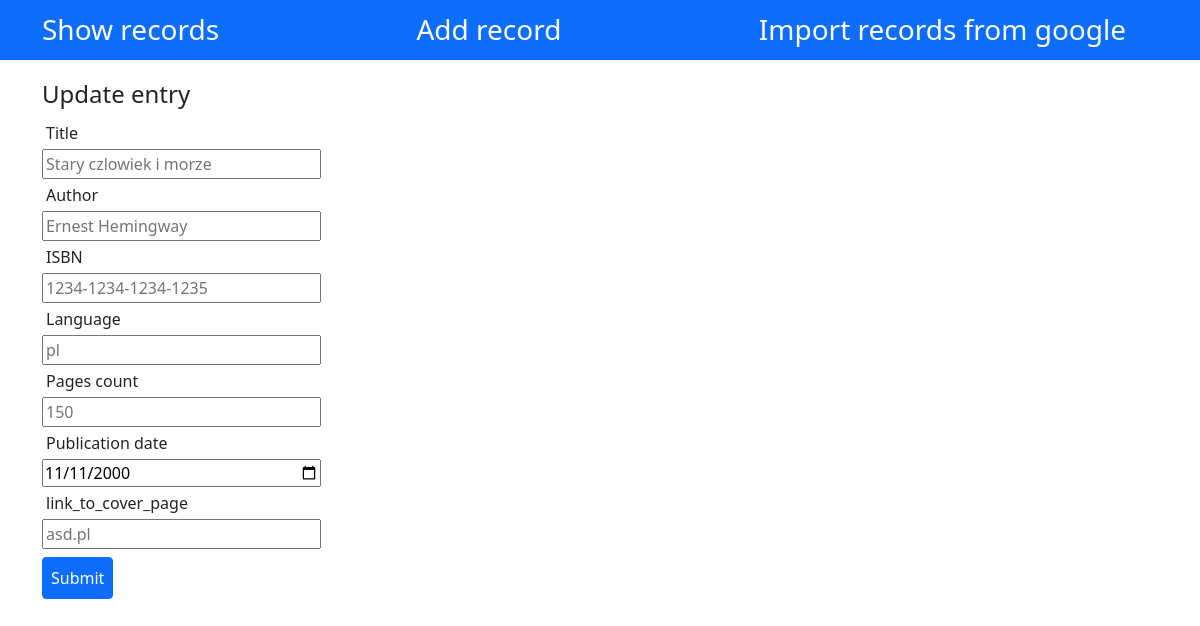
The app's page /edit/1, older data.
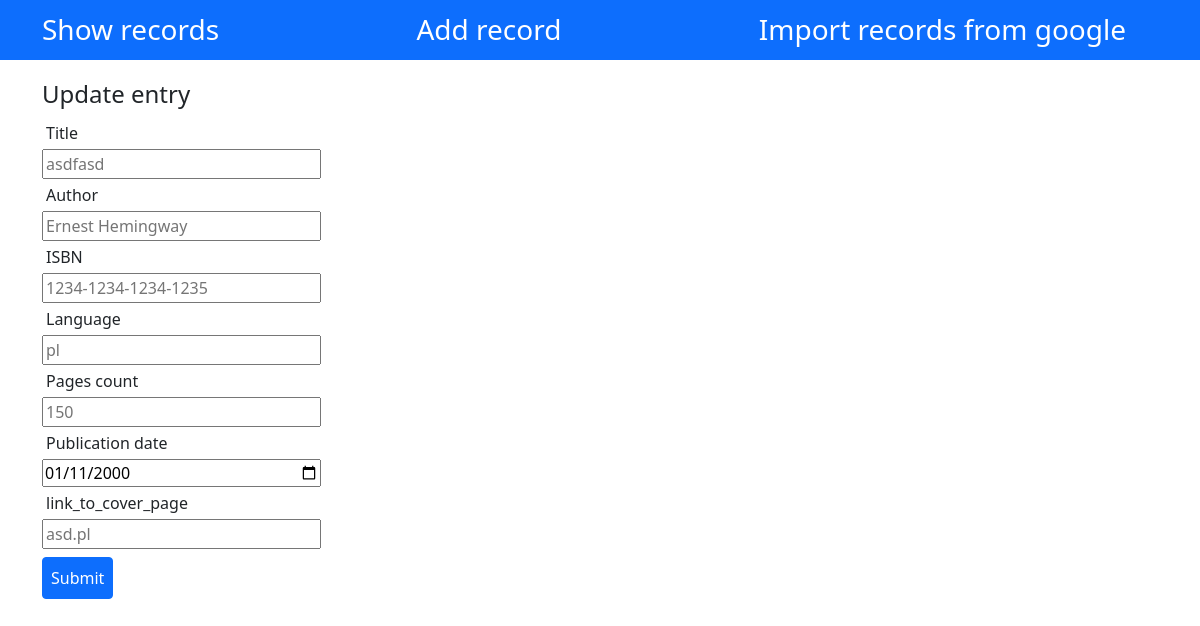
The same page, newer data.
### models/Book.py (models this page shows, shortened)
class Book(db.Model):
    __tablename__ = 'books'
    id = db.Column(db.Integer, db.Sequence('user_id_seq'), primary_key=True, nullable=False)
    title = db.Column(db.String, nullable=False)
    author = db.Column(db.String(50))
    publication_date = db.Column(db.Date, nullable=False)
    isbn = db.Column(db.String, unique=True, nullable=False)
    pages_count = db.Column(db.Integer)
    link_to_cover_page = db.Column(db.String)
    language = db.Column(db.String)

### standard_api.py (the view)
@app.route("/edit/<book_id>")
def view_edit_entry(book_id):
    book = BooksDataManager.get_by_id(book_id)
    return render_template("update-entry.html", book=book)

### data_management/BooksDataManager.py (called while the page is built)
    @staticmethod
    def get_by_id(id):
        return Book.query.filter(Book.id == id).first()

### templates/update-entry.html (shortened to what this page needs)
{% extends 'base.html' %}
{% import 'macros.html' as blocks %}
{% block head %}
    {{super()}}
{% endblock %}
{% block content %}
    <h4>Update entry</h4>
    {{ blocks.generate_form(end_point='view_edit_entry', book=book) }}
{% endblock %}

### templates/macros.html
{% extends 'base.html' %}
{% macro generate_form(end_point, book) %}
     <form id="add-entry" action="{{ url_for(end_point, book_id=book.id) }}" method="post">
        <div class="d-flex flex-column w-25">
            <label for="title" class="form-label m-1" >Title</label>
            <input class="w-10"id="title" name="title" type="text" placeholder="{{ book.title }}">
            <label for="author" class="form-label m-1" >Author</label>
            <input class="w-10"id="author" name="author" type="text"  placeholder="{{ book.author }}">
            <label for="isbn" class="form-label m-1" >ISBN</label>
            <input class="w-10" id="isbn" name="isbn" type="text"  placeholder="{{ book.isbn }}">
            <label for="language" class="form-label m-1" >Language</label>
            <input class="w-10"id="language" name="language" type="text" placeholder="{{ book.language }}">
            <label for="pages_count" class="form-label m-1" >Pages count</label>
            <input class="w-10"id="pages_count" name="pages_count" type placeholder="{{ book.pages_count }}">
            <label for="publication_date" class="form-label m-1" >Publication date</label>
            <input class="w-10"id="publication_date" name="publication_date" type="date" value="{{ book.publication_date }}">
            <label for="link_to_cover_page" class="form-label m-1" >link_to_cover_page</label>
            <input class="w-10"id="link_to_cover_page" name="link_to_cover_page" type="text" placeholder="{{ book.link_to_cover_page }}">
        </div>
            <input class="btn btn-primary mt-2 mb-2 p-2" type="submit" value="Submit">
    </form>
{%- endmacro %}

Row changes from the older to the newer data that the page shows:
changed Book "Ernest Hemingway": title "Stary czlowiek i morze" → "asdfasd"; publication_date "11/11/2000" → "01/11/2000"
